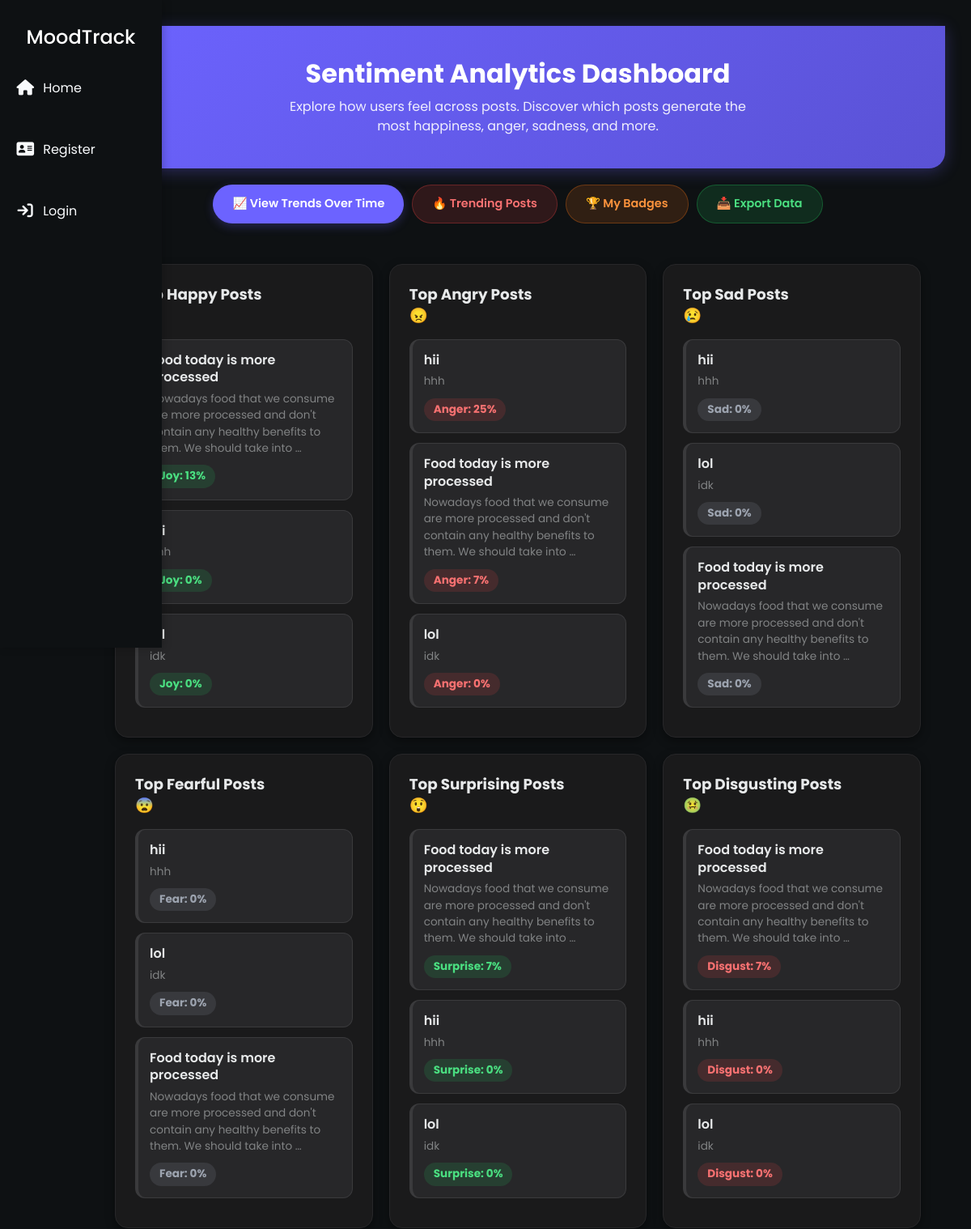
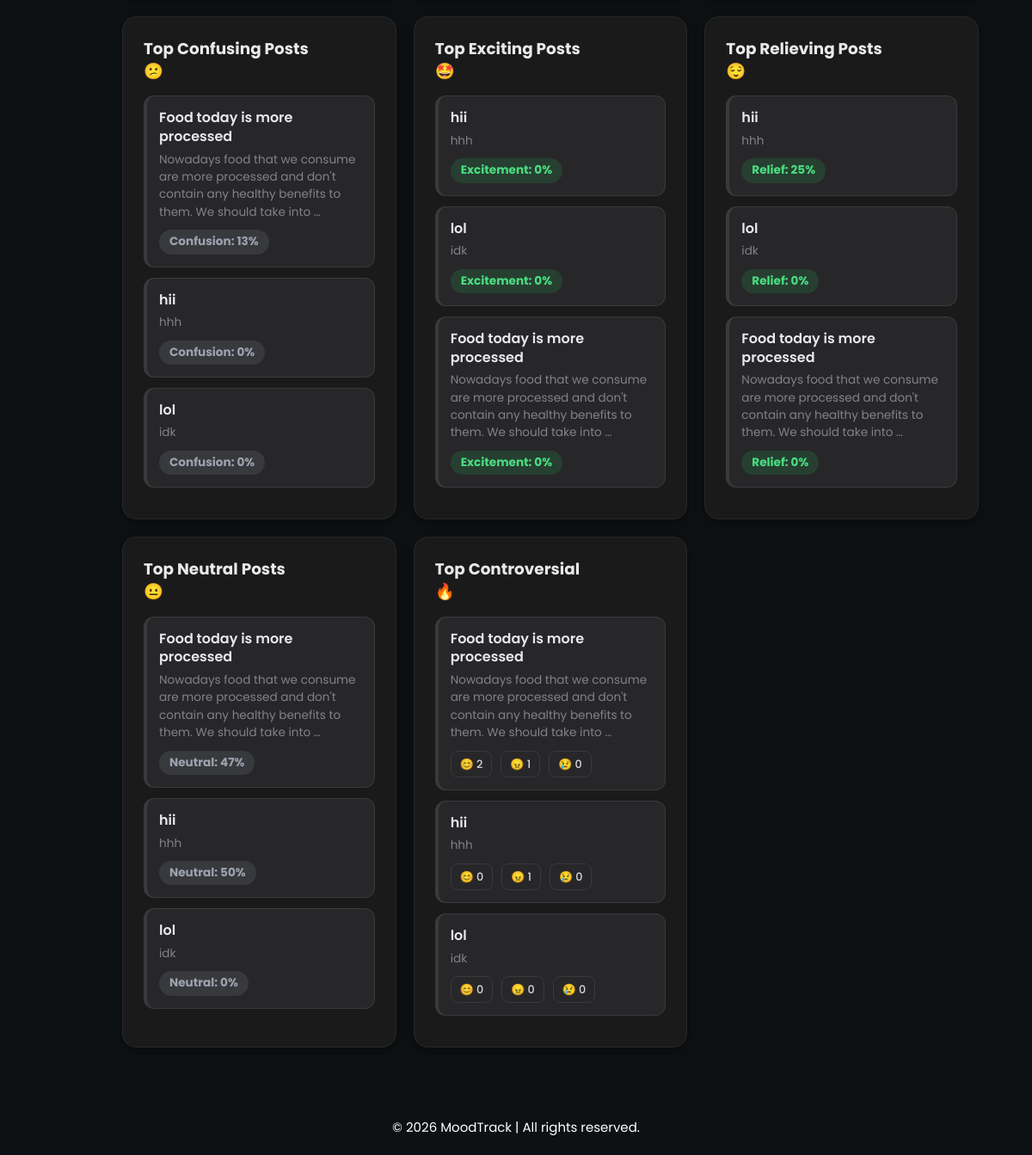
Before: /analytics with the older database file (2 pictures, top to bottom).
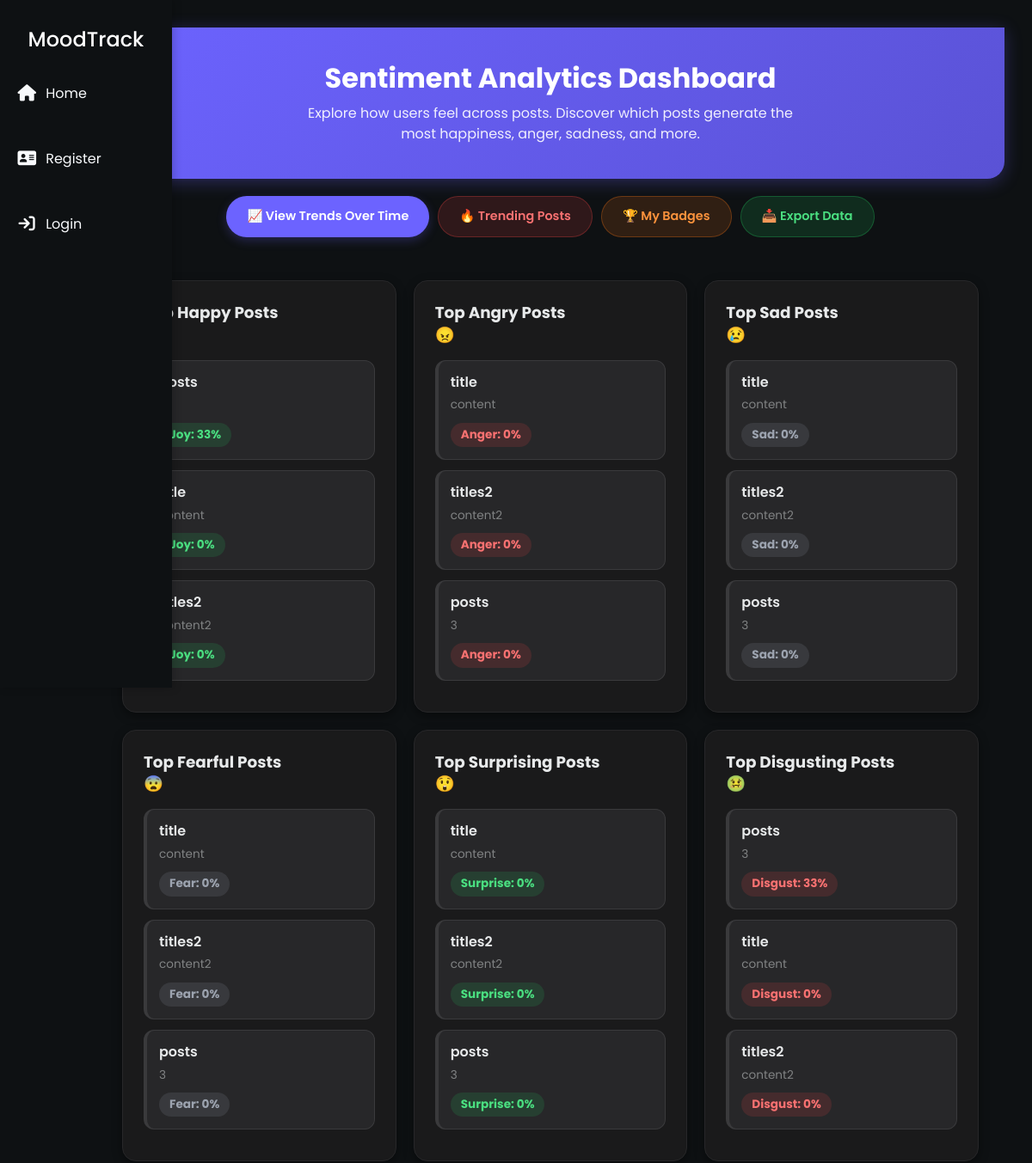
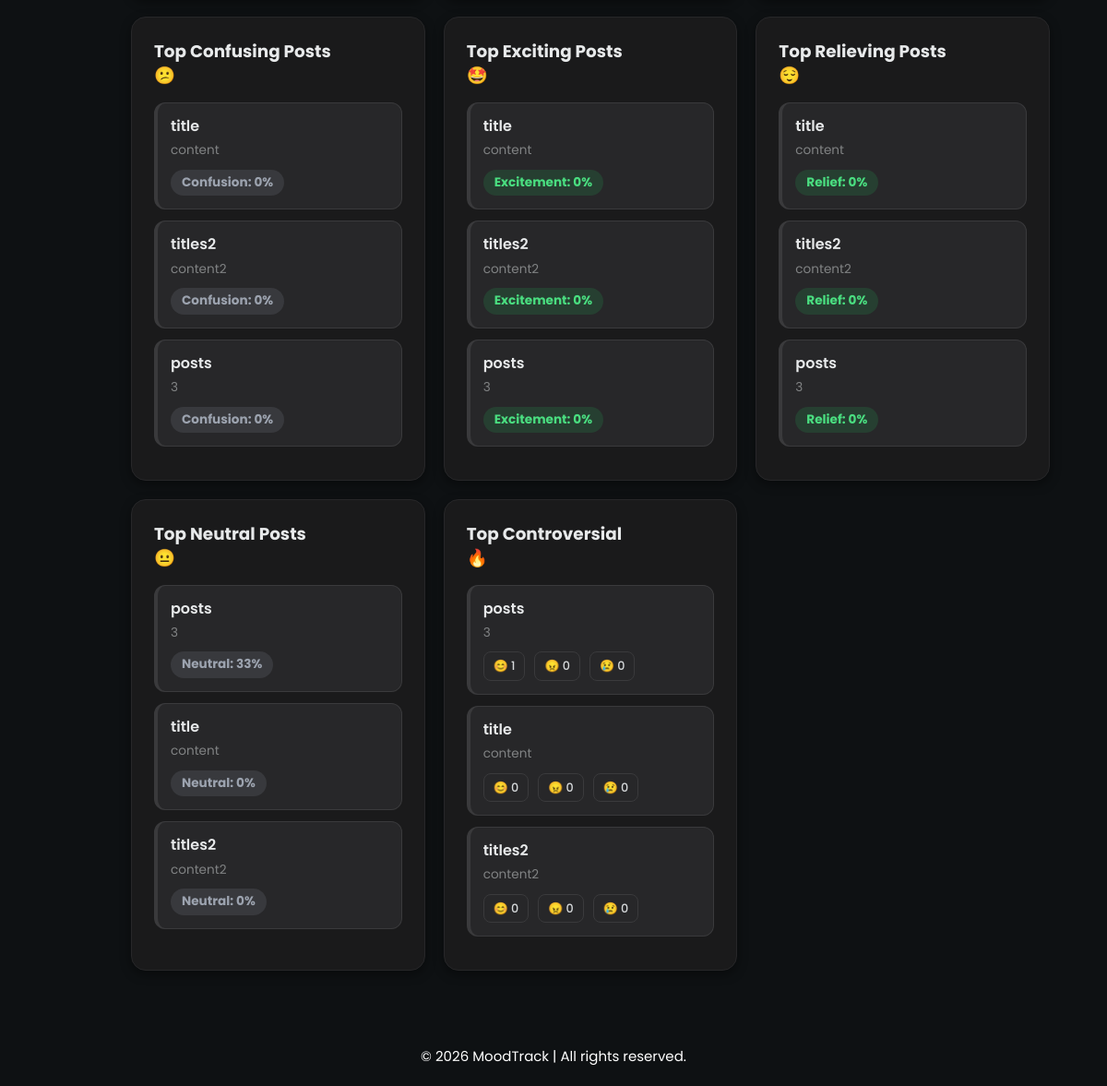
After: the same page with the newer database file (2 pictures, top to bottom).
### moodtrack_app/models.py (models this page shows, shortened)
class Post(models.Model):
    title = models.CharField(max_length=200)
    content = models.TextField()
    author = models.ForeignKey(User, on_delete=models.CASCADE, related_name="posts")
    CATEGORY_CHOICES = [
        ('Political', 'Political'),
        ('Nature', 'Nature'),
        ('Sports', 'Sports'),
        ('Food', 'Food'),
    ]
    category = models.CharField(max_length=10, choices=CATEGORY_CHOICES, default='none')
    created_at = models.DateTimeField(auto_now_add=True)
    updated_at = models.DateTimeField(auto_now=True)
    trending_score = models.FloatField(default=0.0)
    views_count = models.PositiveIntegerField(default=0)
    class Meta:
        ordering = ['-created_at']

### moodtrack_app/views.py (the view)
# urls.py: path('analytics', AnalyticsView.as_view(), name='analytics'),
class AnalyticsView(ListView):
    model = Post
    template_name = 'moodtrack_app/analytics.html'
    context_object_name = 'posts'
    paginate_by = 5
    def get_queryset(self):
        return Post.objects.annotate(
            joy_count=Count('comments', filter=Q(comments__sentiment='joy')),
            anger_count=Count('comments', filter=Q(comments__sentiment='anger')),
            sad_count=Count('comments', filter=Q(comments__sentiment='sad')),
            fear_count=Count('comments', filter=Q(comments__sentiment='fear')),
            surprise_count=Count('comments', filter=Q(comments__sentiment='surprise')),
            neutral_count=Count('comments', filter=Q(comments__sentiment='neutral')),
            disgust_count=Count('comments', filter=Q(comments__sentiment='disgust')),
            excitement_count=Count('comments', filter=Q(comments__sentiment='excitement')),
            relief_count=Count('comments', filter=Q(comments__sentiment='relief')),
            confusion_count=Count('comments', filter=Q(comments__sentiment='confusion')),
            total_comments=Count('comments'),
        )
    def get_context_data(self, **kwargs):
        context = super().get_context_data(**kwargs)
        def add_sentiment_data(posts_list):
            for post in posts_list:
                total = post.total_comments or 1
                post.sentiment_data = {
                    'joy': round(post.joy_count / total * 100),
                    'anger': round(post.anger_count / total * 100),
                    'sad': round(post.sad_count / total * 100),
                    'fear': round(post.fear_count / total * 100),
                    'surprise': round(post.surprise_count / total * 100),
                    'neutral': round(post.neutral_count / total * 100),
                    'disgust': round(post.disgust_count / total * 100),
                    'excitement': round(post.excitement_count / total * 100),
                    'relief': round(post.relief_count / total * 100),
                    'confusion': round(post.confusion_count / total * 100),
                }
            return posts_list
        add_sentiment_data(context["posts"])
        qs = self.get_queryset()
        context['top_joy_posts'] = add_sentiment_data(list(qs.order_by('-joy_count')[:5]))
        context['top_anger_posts'] = add_sentiment_data(list(qs.order_by('-anger_count')[:5]))
        context['top_sad_posts'] = add_sentiment_data(list(qs.order_by('-sad_count')[:5]))
        context['top_fear_posts'] = add_sentiment_data(list(qs.order_by('-fear_count')[:5]))
        context['top_surprise_posts'] = add_sentiment_data(list(qs.order_by('-surprise_count')[:5]))
        context['top_disgust_posts'] = add_sentiment_data(list(qs.order_by('-disgust_count')[:5]))
        context['top_confusion_posts'] = add_sentiment_data(list(qs.order_by('-confusion_count')[:5]))
        context['top_excitement_posts'] = add_sentiment_data(list(qs.order_by('-excitement_count')[:5]))
        context['top_relief_posts'] = add_sentiment_data(list(qs.order_by('-relief_count')[:5]))
        context['top_neutral_posts'] = add_sentiment_data(list(qs.order_by('-neutral_count')[:5]))
        context['controversial_posts'] = add_sentiment_data(list(qs.order_by('-total_comments')[:5]))
        return context

### moodtrack_app/templates/moodtrack_app/analytics.html
{% extends "moodtrack_app/base.html" %}
{% load static %}
{% block content %}
<link rel="stylesheet" type="text/css" href="{% static 'moodtrack_app/analytics.css' %}">
<div class="hero">
    <h2>Sentiment Analytics Dashboard</h2>
    <p>
        Explore how users feel across posts. Discover which posts generate the most happiness, anger, sadness, and more.
    </p>
</div>
<div class="quick-links" style="margin: 20px 0; display: flex; gap: 10px; flex-wrap: wrap;">
    <a href="{% url 'sentiment-trends' %}" class="btn btn-primary">📈 View Trends Over Time</a>
    <a href="{% url 'trending' %}" class="btn btn-danger">🔥 Trending Posts</a>
    <a href="{% url 'badges' %}" class="btn btn-warning">🏆 My Badges</a>
    <a href="{% url 'export-analytics' %}?type=csv&data=sentiment" class="btn btn-success">📥 Export Data</a>
</div>
<div class="analytics-section">
    <div class="analytics-card">
        <h3>Top Happy Posts<br>😊</h3>
        {% for post in top_joy_posts %}
            <div class="post-card">
                <h4>{{ post.title }}</h4>
                <p>{{ post.content|truncatewords:20 }}</p>
                <span class="score positive">Joy: {{ post.sentiment_data.joy }}%</span>
            </div>
        {% empty %}<p>No data</p>{% endfor %}
    </div>
    <div class="analytics-card">
        <h3>Top Angry Posts<br>😠</h3>
        {% for post in top_anger_posts %}
            <div class="post-card">
                <h4>{{ post.title }}</h4>
                <p>{{ post.content|truncatewords:20 }}</p>
                <span class="score negative">Anger: {{ post.sentiment_data.anger }}%</span>
            </div>
        {% empty %}<p>No data</p>{% endfor %}
    </div>
    <div class="analytics-card">
        <h3>Top Sad Posts<br>😢</h3>
        {% for post in top_sad_posts %}
            <div class="post-card">
                <h4>{{ post.title }}</h4>
                <p>{{ post.content|truncatewords:20 }}</p>
                <span class="score neutral">Sad: {{ post.sentiment_data.sad }}%</span>
            </div>
        {% empty %}<p>No data</p>{% endfor %}
    </div>
    <div class="analytics-card">
        <h3>Top Fearful Posts<br>😨</h3>
        {% for post in top_fear_posts %}
            <div class="post-card">
                <h4>{{ post.title }}</h4>
                <p>{{ post.content|truncatewords:20 }}</p>
                <span class="score neutral">Fear: {{ post.sentiment_data.fear }}%</span>
            </div>
        {% empty %}<p>No data</p>{% endfor %}
    </div>
    <div class="analytics-card">
        <h3>Top Surprising Posts<br>😲</h3>
        {% for post in top_surprise_posts %}
            <div class="post-card">
                <h4>{{ post.title }}</h4>
                <p>{{ post.content|truncatewords:20 }}</p>
                <span class="score positive">Surprise: {{ post.sentiment_data.surprise }}%</span>
            </div>
        {% empty %}<p>No data</p>{% endfor %}
    </div>
    <div class="analytics-card">
        <h3>Top Disgusting Posts<br>🤢</h3>
        {% for post in top_disgust_posts %}
            <div class="post-card">
                <h4>{{ post.title }}</h4>
                <p>{{ post.content|truncatewords:20 }}</p>
                <span class="score negative">Disgust: {{ post.sentiment_data.disgust }}%</span>
            </div>
        {% empty %}<p>No data</p>{% endfor %}
    </div>
    <div class="analytics-card">
        <h3>Top Confusing Posts<br>😕</h3>
        {% for post in top_confusion_posts %}
            <div class="post-card">
                <h4>{{ post.title }}</h4>
                <p>{{ post.content|truncatewords:20 }}</p>
                <span class="score neutral">Confusion: {{ post.sentiment_data.confusion }}%</span>
            </div>
        {% empty %}<p>No data</p>{% endfor %}
    </div>
    <div class="analytics-card">
        <h3>Top Exciting Posts<br>🤩</h3>
        {% for post in top_excitement_posts %}
            <div class="post-card">
                <h4>{{ post.title }}</h4>
                <p>{{ post.content|truncatewords:20 }}</p>
                <span class="score positive">Excitement: {{ post.sentiment_data.excitement }}%</span>
            </div>
        {% empty %}<p>No data</p>{% endfor %}
    </div>
    <div class="analytics-card">
        <h3>Top Relieving Posts<br>😌</h3>
        {% for post in top_relief_posts %}
            <div class="post-card">
                <h4>{{ post.title }}</h4>
                <p>{{ post.content|truncatewords:20 }}</p>
                <span class="score positive">Relief: {{ post.sentiment_data.relief }}%</span>
            </div>
        {% empty %}<p>No data</p>{% endfor %}
    </div>
    <div class="analytics-card">
        <h3>Top Neutral Posts<br>😐</h3>
        {% for post in top_neutral_posts %}
            <div class="post-card">
                <h4>{{ post.title }}</h4>
                <p>{{ post.content|truncatewords:20 }}</p>
                <span class="score neutral">Neutral: {{ post.sentiment_data.neutral }}%</span>
            </div>
        {% empty %}<p>No data</p>{% endfor %}
    </div>
    <div class="analytics-card">
        <h3>Top Controversial<br>🔥</h3>
        {% for post in controversial_posts %}
            <div class="post-card">
                <h4>{{ post.title }}</h4>
                <p>{{ post.content|truncatewords:20 }}</p>
                <div class="mini-stats">
                    <span>😊 {{ post.joy_count }}</span>
                    <span>😠 {{ post.anger_count }}</span>
                    <span>😢 {{ post.sad_count }}</span>
                </div>
            </div>
        {% empty %}<p>No data</p>{% endfor %}
    </div>
</div>
{% endblock content %}

### moodtrack_app/templates/moodtrack_app/base.html (shortened to what this page needs)
{% load static %}
<!doctype html>
<html lang="en">
  <head>
    <link
      rel="stylesheet"
      type="text/css"
      href="{% static 'moodtrack_app/main.css' %}"
    />
    <link
      rel="stylesheet"
      href="https://cdn.jsdelivr.net/npm/bootstrap@5.3.3/dist/css/bootstrap.rtl.min.css"
    />
    <link
      rel="stylesheet"
      href="https://cdnjs.cloudflare.com/ajax/libs/font-awesome/6.5.0/css/all.min.css"
    />
  </head>
  <body class="d-flex flex-column min-vh-100">
    <div class="wrapper">
      <div class="sidebar">
        <div class="logo">
          <h2>MoodTrack</h2>
        </div>
        <ul class="nav-links">
          <li>
            <a href="{% url 'home' %}">
              <i class="fa-solid fa-house"></i>
              <span> Home</span>
            </a>
          </li>
          {% if user.is_authenticated %}
          <li>
            <a href="{% url 'profile' %}">
              <i class="fa-solid fa-user"></i>
              <span> Profile</span>
            </a>
          </li>
          <li>
            <a href="{% url 'post-create' %}">
              <i class="fa-solid fa-plus"></i>
              <span> New Post</span>
            </a>
          </li>
          <li>
            <a href="{% url 'user-posts' request.user.username %}">
              <i class="fa-solid fa-pen-to-square"></i>
              <span> My Posts</span>
            </a>
          </li>
          <li>
            <a href="{% url 'analytics' %}">
              <i class="fa-solid fa-chart-simple"></i>
              <span>Analytics</span>
            </a>
          </li>
          <li>
            <a href="{% url 'badges' %}">
              <i class="fa-solid fa-medal"></i>
              <span>Badges</span>
            </a>
          </li>
          <li>
            <a href="{% url 'random-post' %}">
              <i class="fa-solid fa-shuffle"></i>
              <span>Random Post</span>
            </a>
          </li>
          <li>
            <a href="{% url 'sentiment-trends' %}">
              <i class="fa-solid fa-chart-line"></i>
              <span>Trends</span>
            </a>
          </li>
          <li class="auth-btns">
            <form action="{% url 'logout' %}" method="post">
              {% csrf_token %}
              <button type="submit" class="logout-btn">
                <i class="fa-solid fa-arrow-right-from-bracket"></i
                ><span> Logout</span>
              </button>
            </form>
          </li>
          {% else %}
          <li>
            <a href="{% url 'register' %}">
              <i class="fa-solid fa-address-card"></i>
              <span> Register</span>
            </a>
          </li>
          <li>
            <a href="{% url 'login' %}">
              <i class="fa-solid fa-arrow-right-to-bracket"></i>
              <span> Login</span>
            </a>
          </li>
          {% endif %}
        </ul>
      </div>
      <div class="main-content">
         {% block content %}{% endblock %}
      </div>
    </div>
    <footer class="footer">
      <div class="footer-container">
        &copy; 2026 MoodTrack | All rights reserved.
      </div>
    </footer>
  </body>
</html>

Changed rows visible on the page:
removed Post: title "Food today is more processed", content "Nowadays food that we consume are more processed and don't contain any healthy benefits to them. We should take into …", sentiment_data.joy "13", sentiment_data.anger "7", sentiment_data.sad "0", sentiment_data.fear "0", sentiment_data.surprise "7", sentiment_data.disgust "7", sentiment_data.confusion "13", sentiment_data.excitement "0", sentiment_data.relief "0", sentiment_data.neutral "47", joy_count "2", anger_count "1", sad_count "0"
removed Post: sentiment_data.joy "0", title "hii", content "hhh", sentiment_data.anger "25", sentiment_data.sad "0", sentiment_data.fear "0", sentiment_data.surprise "0", sentiment_data.disgust "0", sentiment_data.confusion "0", sentiment_data.excitement "0", sentiment_data.relief "25", sentiment_data.neutral "50", joy_count "0", anger_count "1", sad_count "0"
removed Post: content "idk", sentiment_data.joy "0", title "lol", sentiment_data.anger "0", sentiment_data.sad "0", sentiment_data.fear "0", sentiment_data.surprise "0", sentiment_data.disgust "0", sentiment_data.confusion "0", sentiment_data.excitement "0", sentiment_data.relief "0", sentiment_data.neutral "0", joy_count "0", anger_count "0", sad_count "0"
added Post: title "posts", sentiment_data.joy "33", content "3", sentiment_data.anger "0", sentiment_data.sad "0", sentiment_data.fear "0", sentiment_data.surprise "0", sentiment_data.disgust "33", sentiment_data.confusion "0", sentiment_data.excitement "0", sentiment_data.relief "0", sentiment_data.neutral "33", joy_count "1", anger_count "0", sad_count "0"
added Post: title "title", content "content", sentiment_data.joy "0", sentiment_data.anger "0", sentiment_data.sad "0", sentiment_data.fear "0", sentiment_data.surprise "0", sentiment_data.disgust "0", sentiment_data.confusion "0", sentiment_data.excitement "0", sentiment_data.relief "0", sentiment_data.neutral "0", joy_count "0", anger_count "0", sad_count "0"
added Post: title "titles2", content "content2", sentiment_data.joy "0", sentiment_data.anger "0", sentiment_data.sad "0", sentiment_data.fear "0", sentiment_data.surprise "0", sentiment_data.disgust "0", sentiment_data.confusion "0", sentiment_data.excitement "0", sentiment_data.relief "0", sentiment_data.neutral "0", joy_count "0", anger_count "0", sad_count "0"
